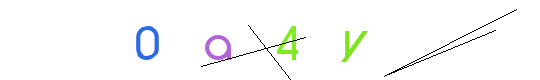
#> input picture khoonsun/captchaImages/0a4y-0.png, 540 x 80 px
$ python dbscan_segmentor.py ../khoonsun/captchaImages out
#> lines starting #> are read from the running program, lines starting #| are printed output that depends on the picture; after the words box and inside, x2 and y2 are one past the last pixel; in counts of white or black regions, pixels touching at a corner belong together
# Uses DBSCAN to segment characters from a CAPTCHA image

# imports
import os
import cv2
import numpy as np
import torch
from sklearn.cluster import DBSCAN
from PIL import Image
from typing import List, Dict, Tuple, Optional, Union
import argparse
import random
import json
import shutil


class DBSCANSegmentor:
    """
    DBSCAN-based character segmentor for CAPTCHA images.
    Converts CAPTCHA images into RCNN training data format with bounding boxes and labels.
    """

    def __init__(self,
                 eps: float = 3.0,
                 spatial_weight: float = 1.0,
                 color_weight: float = 100.0,
                 pad: int = 3,
                 min_pixels_ratio: float = 0.01,
                 wb_threshold_std: float = 3.0,
                 show_roi: bool = False):
        """
        Initialize DBSCAN segmentor with configuration parameters.

        Args:
            eps: DBSCAN eps parameter for clustering
            spatial_weight: Weight for spatial coordinates in feature vector
            color_weight: Weight for color values in feature vector
            pad: Padding around bounding boxes
            min_pixels_ratio: Minimum pixels as ratio of ROI size
            wb_threshold_std: Standard deviations for white/black ratio threshold
            show_roi: Whether to display ROIs during processing
        """
        self.eps = eps
        self.spatial_weight = spatial_weight
        self.color_weight = color_weight
        self.pad = pad
        self.min_pixels_ratio = min_pixels_ratio
        self.wb_threshold_std = wb_threshold_std
        self.show_roi = show_roi

        # Will be populated when processing images
        self.charset = None
        self.char_to_idx = None
        self.idx_to_char = None

    def _flatten_and_append_coordinates(self, roi: np.ndarray) -> np.ndarray:
        """
        Flatten ROI and append normalized coordinates to color features.

        Args:
            roi: Region of interest image (H, W, 3)

        Returns:
            Feature matrix (H*W, 5) with [x_norm, y_norm, r, g, b]
        """
        h, w, _ = roi.shape
        Y, X = np.meshgrid(np.arange(h), np.arange(w), indexing='ij')
        coords = np.stack((X / w, Y / h), axis=-1).astype(np.float32)  # normalize to [0,1]
        colors = (roi.astype(np.float32) / 255.0)                      # normalize to [0,1]

        # apply weights to control influence
        coords *= self.spatial_weight
        colors *= self.color_weight

        flat_features = np.concatenate(
            (coords.reshape(-1, 2), colors.reshape(-1, 3)), axis=1
        )
        return flat_features

    def _dbscan_collect_meta(self, roi: np.ndarray, min_samples: int) -> List[Dict]:
        """
        Run DBSCAN on ROI and collect cluster metadata.

        Args:
            roi: Region of interest image (H, W, 3)
            min_samples: Minimum samples for DBSCAN cluster

        Returns:
            List of metadata dicts with bbox, mask, wb_ratio, etc.
        """
        h, w, _ = roi.shape
        flat_features = self._flatten_and_append_coordinates(roi)

        # Build a keep-mask that removes near-white and near-black pixels
        gray = cv2.cvtColor(roi, cv2.COLOR_BGR2GRAY)
        keep_mask = ((gray < 245) & (gray > 10))      # 0-10 ≈ black, 245-255 ≈ white
        keep_idx = np.where(keep_mask.flatten())[0]

        if len(keep_idx) == 0:
            return []

        filtered_features = flat_features[keep_idx]

        # Run DBSCAN only on the remaining pixels
        db = DBSCAN(eps=self.eps, min_samples=min_samples)
        labels_partial = db.fit_predict(filtered_features)

        # Reconstruct full-size label image (background = -1)
        labels = np.full((h * w), -1, dtype=np.int32)
        labels[keep_idx] = labels_partial
        labels = labels.reshape(h, w)

        # Collect metadata for each cluster
        meta = []
        min_pixels = int(w * h * self.min_pixels_ratio)

        for label in np.unique(labels):
            if label == -1:
                continue

            mask = (labels == label).astype(np.uint8) * 255
            if cv2.countNonZero(mask) < min_pixels:
                continue

            ys, xs = np.where(mask > 0)
            if len(xs) == 0:
                continue

            x1, x2, y1, y2 = xs.min(), xs.max(), ys.min(), ys.max()
            x1, y1 = max(0, x1 - self.pad), max(0, y1 - self.pad)
            x2, y2 = min(w - 1, x2 + self.pad), min(h - 1, y2 + self.pad)

            cropped = roi[y1:y2+1, x1:x2+1].copy()
            cropped_mask = mask[y1:y2+1, x1:x2+1]
            cropped[~(cropped_mask.astype(bool))] = 255
            gray_crop = cv2.cvtColor(cropped, cv2.COLOR_BGR2GRAY)
            total = gray_crop.size
            wb_ratio = (np.sum(gray_crop >= 250) + np.sum(gray_crop <= 5)) / total

            meta.append({
                "label": label,
                "bbox": (x1, y1, x2, y2),  # ROI-relative coordinates
                "mask": mask,
                "left_x": xs.min(),
                "wb_ratio": wb_ratio,
            })

        return meta

    def _find_rois(self, img: np.ndarray) -> List[Tuple[int, int, int, int]]:
        """
        Find regions of interest using contour detection.

        Args:
            img: Grayscale image

        Returns:
            List of (x, y, w, h) bounding boxes
        """
        mask = (img < 5).astype(np.uint8) * 255
        img = cv2.inpaint(img, mask, 3, cv2.INPAINT_TELEA)
        ret, thresh = cv2.threshold(img, 250, 255, cv2.THRESH_BINARY_INV)
        contours, hierarchy = cv2.findContours(thresh, cv2.RETR_TREE, cv2.CHAIN_APPROX_SIMPLE)

        bounding_boxes = []
        for i, c in enumerate(contours):
            parent = hierarchy[0][i][3]
            if parent != -1:  # Skip if it has a parent contour
                continue
            x, y, w, h = cv2.boundingRect(c)
            bounding_boxes.append((x, y, w, h))

        return sorted(bounding_boxes, key=lambda box: box[0])

    def _estimate_min_samples(self, roi: np.ndarray) -> int:
        """
        Estimate min_samples for DBSCAN based on color distribution in ROI.

        Args:
            roi: Region of interest image

        Returns:
            Estimated min_samples value
        """
        h, w = roi.shape[:2]
        roi_rgb = roi.reshape(-1, 3)
        colors, counts = np.unique(roi_rgb, axis=0, return_counts=True)

        top_color_counts = sorted(zip(counts, colors), key=lambda x: x[0], reverse=True)
        usable_counts = []
        for count, color in top_color_counts[:8]:
            # Filter out white, black, and very small noise
            if np.linalg.norm(color - 255) > 5 and np.linalg.norm(color) > 5 and count > w * h * self.min_pixels_ratio:
                usable_counts.append(count)

        if len(usable_counts) < 1:
            return 0
        elif len(usable_counts) == 1:
            return usable_counts[0]
        else:
            ratios = usable_counts[:-1] / (np.array(usable_counts[1:]) + 1e-5)
            est_k = np.argmax(ratios) + 1
            return usable_counts[est_k - 1]

    def _process_roi(self, roi: np.ndarray, roi_bbox: Tuple[int, int, int, int]) -> List[Dict]:
        """
        Process a single ROI and return cluster metadata.

        Args:
            roi: Region of interest image
            roi_bbox: (x, y, w, h) of ROI in original image

        Returns:
            List of metadata dicts with ROI-relative bboxes
        """
        min_samples = self._estimate_min_samples(roi)
        if min_samples == 0:
            return []

        metadata = self._dbscan_collect_meta(roi, min_samples=min_samples)
        return metadata

    def _filter_clusters(self, all_meta: List[Dict]) -> Tuple[List[Dict], float]:
        """
        Filter clusters based on white/black ratio threshold.

        Args:
            all_meta: List of all cluster metadata

        Returns:
            Tuple of (filtered_meta, threshold)
        """
        if not all_meta:
            return [], 0.9

        wb_values = np.array([m["wb_ratio"] for m in all_meta])
        wb_mean, wb_std = wb_values.mean(), wb_values.std()
        threshold = min(wb_mean + self.wb_threshold_std * wb_std, 0.9)

        filtered = [m for m in all_meta if m["wb_ratio"] <= threshold]
        return filtered, threshold

    def _build_charset(self, image_paths: List[str]) -> None:
        """
        Build character set and mappings from image filenames.

        Args:
            image_paths: List of image file paths
        """
        charset = set()
        for path in image_paths:
            filename = os.path.basename(path)
            captcha_name = os.path.splitext(filename)[0]
            # Remove suffix like "-0" if present
            if captcha_name.endswith('-0') or captcha_name.endswith('-1'):
                captcha_name = captcha_name[:-2]
            charset.update(captcha_name)

        self.charset = sorted(list(charset))
        # 0 is reserved for background in PyTorch, so start from 1
        self.char_to_idx = {c: i + 1 for i, c in enumerate(self.charset)}
        self.idx_to_char = {i + 1: c for i, c in enumerate(self.charset)}

    def segment_image(self, image_path: str) -> Dict:
        """
        Segment a single CAPTCHA image and return results.

        Args:
            image_path: Path to CAPTCHA image

        Returns:
            Dict with:
                - 'image': Full image array
                - 'rois': List of (roi, metadata, roi_bbox) tuples
                - 'captcha_name': Extracted captcha name from filename
        """
        filename = os.path.basename(image_path)
        captcha_name = os.path.splitext(filename)[0]
        # Remove suffix like "-0" if present
        if captcha_name.endswith('-0') or captcha_name.endswith('-1'):
            captcha_name = captcha_name[:-2]

        # Load image
        img_gray = cv2.imread(image_path, cv2.IMREAD_GRAYSCALE)
        if img_gray is None:
            raise ValueError(f"Could not load image: {image_path}")

        img_color = cv2.imread(image_path)
        if img_color is None:
            raise ValueError(f"Could not load image: {image_path}")

        # Find ROIs
        bounding_boxes = self._find_rois(img_gray)

        rois_data = []
        for x, y, w, h in bounding_boxes:
            roi = img_color[y:y + h, x:x + w]

            if self.show_roi:
                vis_img = img_color.copy()
                cv2.rectangle(vis_img, (x, y), (x + w, y + h), (0, 255, 0), 2)
                cv2.imshow("ROI", vis_img)
                cv2.imshow("ROI raw", roi)
                cv2.waitKey(0)
                cv2.destroyAllWindows()

            metadata = self._process_roi(roi, (x, y, w, h))
            if metadata:
                rois_data.append((roi, metadata, (x, y, w, h)))

        return {
            'image': img_color,
            'rois': rois_data,
            'captcha_name': captcha_name,
            'image_path': image_path
        }

    def get_training_data(self,
                         data_path: str,
                         charset: Optional[List[str]] = None) -> List[Dict]:
        """
        Process all images in data_path and return RCNN training data format.

        Args:
            data_path: Path to directory containing CAPTCHA images
            charset: Optional pre-defined charset. If None, builds from filenames.

        Returns:
            List of dicts, each containing:
                - 'boxes': Bounding boxes as list [N, 4] in [x1, y1, x2, y2] format (absolute coordinates)
                - 'labels': Character labels as list [N] (1-indexed, 0=background)
                - 'image_id': Original filename
        """
#> called with data_path = '../khoonsun/captchaImages'
        # Collect all image paths
        image_paths = []
        for root, dirs, files in os.walk(data_path):
            for file in files:
                if file.endswith('.png') or file.endswith('.jpg'):
                    image_paths.append(os.path.join(root, file))

        if not image_paths:
            raise ValueError(f"No images found in {data_path}")

        # Build charset
        if charset is None:
            self._build_charset(image_paths)
        else:
            self.charset = charset
            self.char_to_idx = {c: i + 1 for i, c in enumerate(self.charset)}
            self.idx_to_char = {i + 1: c for i, c in enumerate(self.charset)}

        # Process all images and collect all metadata first for global threshold calculation
        all_segments = []
        all_meta_global = []
        for image_path in image_paths:
            result = self.segment_image(image_path)
#> in segment_image, `img_gray = cv2.imread(image_path, cv2.IMREAD_GRAYSCALE)`:
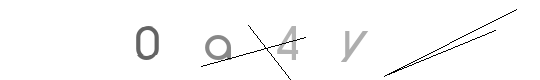
#> img_gray: shape (80, 540); min 0, max 255, mean 249.6
#> in segment_image, img_color is the input picture: shape (80, 540, 3); mean B, G, R 249.3, 250.1, 248.9
#> in _find_rois, `mask = (img < 5).astype(np.uint8) * 255`:
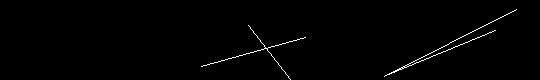
#> mask: shape (80, 540); 0.92% white in thin lines or dots, all inside (x1, y1, x2, y2) = (201, 9, 517, 80)
#> in _find_rois, `ret, thresh = cv2.threshold(img, 250, 255, cv2.THRESH_BINARY_INV)`:
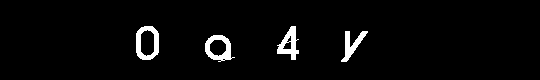
#> thresh: shape (80, 540); 3.3% white; 4 white regions
#> in _find_rois, `contours, hierarchy = cv2.findContours(thresh, cv2.RETR_TREE, cv2.CHAI..`: contours = 9 contours, 2 with area under 20; largest, box (x1, y1, x2, y2) and area: (136, 26, 159, 60) 646, (205, 35, 235, 62) 528, (277, 26, 299, 60) 363, (140, 29, 155, 57) 320, (341, 31, 368, 62) 252, (209, 39, 227, 57) 223, (282, 41, 292, 50) 53
#> the loop in _find_rois, `for i, c in enumerate(contours):` made 9 passes
#> parent on passes 2, 3, 6, 7, 9: 0, 0, 4, 4, 7
#> after the loop in _find_rois, `for i, c in enumerate(contours):`: bounding_boxes = [(205, 35, 30, 27), (341, 31, 27, 31), (277, 26, 22, 34), (136, 26, 23, 34)]
#> in segment_image, `bounding_boxes = self._find_rois(img_gray)`: bounding_boxes = [(136, 26, 23, 34), (205, 35, 30, 27), (277, 26, 22, 34), (341, 31, 27, 31)]
#> the loop in segment_image, `for x, y, w, h in bounding_boxes:` made 4 passes
#> (x, y, min_samples in _process_roi) on passes 1 to 4: (136, 26, 242), (205, 35, 228), (277, 26, 253), (341, 31, 189)
#> pass 1, in segment_image, `roi = img_color[y:y + h, x:x + w]`:
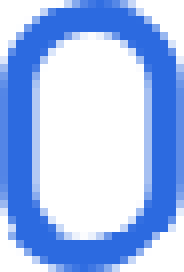
#> roi: shape (34, 23, 3) (shown 8 times larger); mean B, G, R 241.8, 191.6, 165.2
#> pass 1, in _flatten_and_append_coordinates, `colors *= self.color_weight`:
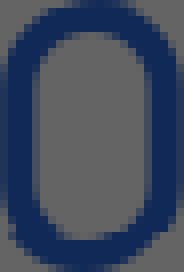
#> colors: shape (34, 23, 3) float32 (shown 8 times larger); mean B, G, R 94.8, 75.1, 64.8
#> after the loop in segment_image, `for x, y, w, h in bounding_boxes:`: rois_data = 4 items
#> (the rest of the program and of its run is left out)
